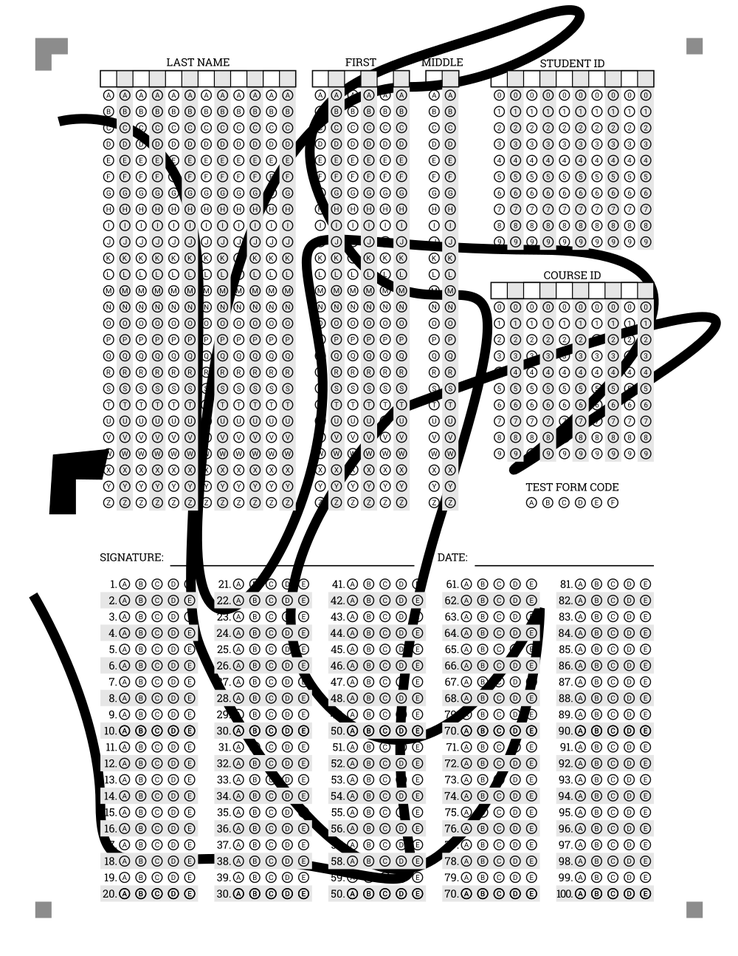
#> input picture examples/left_corner_marks/11.png, 738 x 956 px, shrunk from 1000 x 1294 before the run
$ python image_processing.py
#> lines starting #> are read from the running program, lines starting #| are printed output that depends on the picture; after the words box and inside, x2 and y2 are one past the last pixel; in counts of white or black regions, pixels touching at a corner belong together
#> in get_image, returned value is the input picture: shape (956, 738, 3); min 0, max 255, mean 215.2
import math
import typing
from pathlib import Path, PurePath

import cv2
import numpy as np


def convert_to_grayscale(image: np.array) -> np.array:
  """Convert an image to grayscale."""
  return cv2.cvtColor(image, cv2.COLOR_BGR2GRAY)
#> returned value: shape (956, 738)


def remove_hf_noise(image: np.array) -> np.array:
  """Blur image slightly to remove high-frequency noise."""
  return cv2.GaussianBlur(image, (3, 3), 0)


def detect_edges(image: np.array) -> np.array:
  """Detect edges in the image."""
  low_threshold = 100
  return cv2.Canny(image, low_threshold, low_threshold * 3, edges=3)
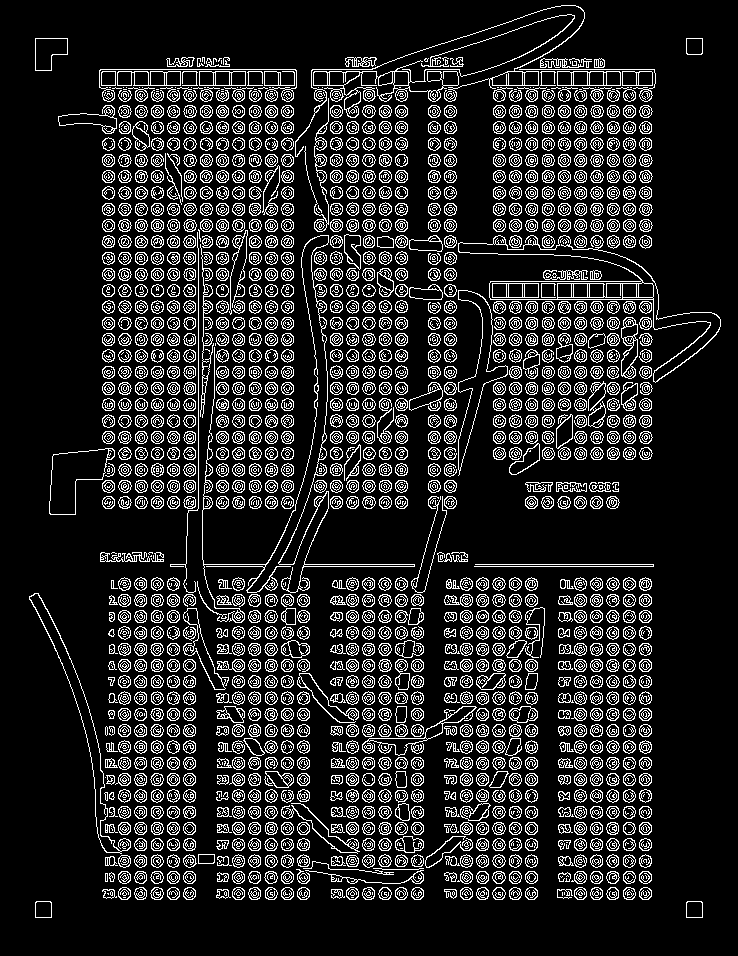
#> returned value: shape (956, 738); 14.5% white in thin lines or dots, all inside (x1, y1, x2, y2) = (29, 5, 721, 918)


def find_contours(edges: np.array):
  """Find the contours in an edge-detected image."""
  contours, _ = cv2.findContours(edges, cv2.RETR_TREE, cv2.CHAIN_APPROX_SIMPLE)
#> contours = 5904 contours, 2996 with area under 20; largest, box (x1, y1, x2, y2) and area: (458, 235, 721, 383) 6550, (458, 235, 721, 383) 3356, (29, 593, 131, 854) 2522, (49, 448, 115, 515) 2434, (29, 593, 121, 853) 2427
  return contours


def approx_poly(contour):
  """Approximate the simple polygon for the contour."""
  perimeter = cv2.arcLength(contour, True)
  return cv2.approxPolyDP(contour, 0.02 * perimeter, True)


def calc_2d_dist(point_a, point_b):
  """Calculate the Euclidean distance between two 2d points."""
  return ((point_a[0] - point_b[0])**2 + (point_a[1] - point_b[1])**2)**0.5


def calc_angle(end_a, shared, end_b):
  """Calculate the internal angle between the two vectors (always in 0-180 range)."""
  mag_a = calc_2d_dist(shared, end_a)
  mag_b = calc_2d_dist(shared, end_b)
  dist_ab = calc_2d_dist(end_a, end_b)
  cosine = (mag_a**2 + mag_b**2 - dist_ab**2) / (2 * mag_a * mag_b)
  angle = abs(math.acos(cosine))
  return angle if angle <= 180 else angle - 180


def calc_corner_angles(contour):
  """For a list of points, returns a list of numbers, where each element with
  index `i` is the angle between points `i-1`, `i`, and `i+1`."""
  result = []
  for i, point in enumerate(contour):
    previous_point = contour[i - 1]
    next_point = contour[i + 1] if (i + 1 < len(contour)) else contour[0]
    result.append(calc_angle(previous_point, point, next_point))
  return result


def calc_side_lengths(contour):
  """For a list of points, returns a list of numbers, where each element with
  index `i` is the distance from point `i` to point `i+1`."""
  result = []
  for i, point in enumerate(contour):
    next_point = contour[i + 1] if (i + 1 < len(contour)) else contour[0]
    result.append(calc_2d_dist(point, next_point))
  return result


def is_approx_equal(value_a: typing.Union[int, float],
                    value_b: typing.Union[int, float],
                    tolerance: float = 0.1) -> bool:
  """Returns true if the difference of `a` and `b` is within tolerance of the smaller."""
  return abs(value_a - value_b) <= (tolerance * min(value_a, value_b))


def all_approx_equal(values: typing.List[typing.Union[int, float]], target: typing.Union[int, float, None] = None, tolerance: float = 0.1):
  """Returns `True` if every element in `values` is within `tolerance` of `target`.

  Args:
    values: List of numeric values to check for equality.
    target: Target value. If not provided, uses the mean to check if all list
      are approximately equal to themselves.
    tolerance: The tolerance for equality. 0.1 is 10% of the smaller value.
  """
  target_ = target if target is not None else mean(values)
  return all([is_approx_equal(value, target_, tolerance) for value in values])


def get_image(path: PurePath) -> np.array:
  """Returns the cv2 image located at the given path."""
  return cv2.imread(str(path))


def find_polygons(image: np.array):
  """Returns a list of polygons found in the image."""
  processed_image = remove_hf_noise(convert_to_grayscale(image))
  edges = detect_edges(processed_image)
  all_contours = find_contours(edges)
#> all_contours has the same summary as contours in find_contours
  polygons = [approx_poly(contour) for contour in all_contours]
#> polygons = 5904 contours, 2980 with area under 20; largest, box (x1, y1, x2, y2) and area: (313, 15, 575, 102) 6358, (458, 235, 721, 383) 6066, (295, 5, 584, 157) 3094, (458, 235, 721, 383) 2599, (50, 448, 113, 515) 2384
#> `all_polygons = find_polygons(sample_image)`: all_polygons has the same summary as polygons in find_polygons
  return polygons


def find_greatest_two(numbers: typing.List[float]):
  """Find the indices of the greatest two numbers in the list.

  Returns:
    A tuple where the first element is the index of the greatest item and the
    second element is the index of the second-greatest item.
  """
  # ((longest length, longest index), (2nd longest length, 2nd longest index))
  greatest = [[-1, -1], [-1, -1]]
  for i, value in enumerate(numbers):
    if value > greatest[0][0]:
      greatest[1][0] = greatest[0][0]
      greatest[1][1] = greatest[0][1]
      greatest[0][0] = value
      greatest[0][1] = i
    elif value > greatest[1][0]:
      greatest[1][0] = value
      greatest[1][1] = i
  return (greatest[0][1], greatest[1][1])


def is_adjacent_indices(index_a, index_b, items):
  """Check that the given indices are next to each other or are the first and
  last indices in the list. Order of a and b do not matter."""
  return ((index_a == 0 and index_b == len(items) - 1)
          or (index_b == 0 and index_a == len(items) - 1)
          or abs(index_a - index_b) == 1)


def all_approx_square(contour):
  """Returns true if every angle in `contour` is approximately right (90deg)."""
  angles = calc_corner_angles(contour)
  return all_approx_equal(angles, math.pi / 2)


def unnest(nested):
  """Flatten a list in the form `[[[a,b]], [[c,d]], [[e,f]]]` to `[[a,b], [c,d], [e,f]]`."""
  return [e[0] for e in nested]


def mean(values):
  """Returns the average of the list of numeric values."""
  return sum(values) / len(values)

def divide_some(values, indices, divisor):
  """Returns a copy of `values` where items at `indices` are divided by `divisor`."""
  return [x if i not in indices else x / divisor for x, i in enumerate(values)]


def find_top_left_corner_mark(unflat_contours):
  """Given a list of contours, find the top left corner mark."""
  # Perform this search in one loop to maintain O(N) complexity.
  # For speed, perform fastest calculations first to call `continue` asap.
  for contour in unflat_contours:
    if len(contour) != 6:
      continue

    flat_contour = unnest(contour)
    if not all_approx_square(flat_contour):
      continue

    side_lengths = calc_side_lengths(flat_contour)
    longest_sides_indices = find_greatest_two(side_lengths)

    if not is_adjacent_indices(*longest_sides_indices, side_lengths):
      continue

    # The longest sides should be about twice the length of the other sides
    unit_lengths = divide_some(side_lengths, longest_sides_indices, 2)
    if not all_approx_equal(unit_lengths):
      continue

    # Returns the first viable polygon found
    # TODO: Consider all found polygons and choose the most likely
    return contour
#> this loop made 5904 passes
#> angles in all_approx_square on passes 2, 4, 8: [2.36, 2.36, 2.28, 1.58, 1.64, 2.36], [2.36, 2.36, 2.28, 1.58, 1.64, 2.36], [1.57, 2.36, 2.36, 1.57, 2.36, 2.36]


def get_dimensions(image: np.array) -> typing.Tuple[int, int]:
  """Returns the dimensions of the image in `(width, height)` form."""
  height, width, _ = image.shape
  return width, height


def find_squares(unflat_contours):
  """Given a list of contours, return the ones which are squares."""
  squares = []
  for contour in unflat_contours:
    if len(contour) != 4:
      continue

    flat_contour = unnest(contour)

    side_lengths = calc_side_lengths(flat_contour)
    if not all_approx_equal(side_lengths):
      continue

    angles = calc_corner_angles(flat_contour)
    if not all_approx_square(angles):
      continue

    squares.append(contour)
#> this loop made 1 pass
#> (flat_contour, side_lengths) on pass 1: ([[687, 901], [686, 917], [702, 917], [702, 902]], [16.03, 16, 15, 15.03])
#> after the loop, squares = []
  return squares


sample_img_location = Path(
    __file__).parent.parent / "examples" / "left_corner_marks" / "11.png"
sample_image = get_image(sample_img_location)
all_polygons = find_polygons(sample_image)
top_left_mark = find_top_left_corner_mark(all_polygons)
red = (0, 0, 255)
cv2.drawContours(sample_image, [top_left_mark], -1, red, 1)
#> (the run stopped early here; a loop or call above may not have finished)
